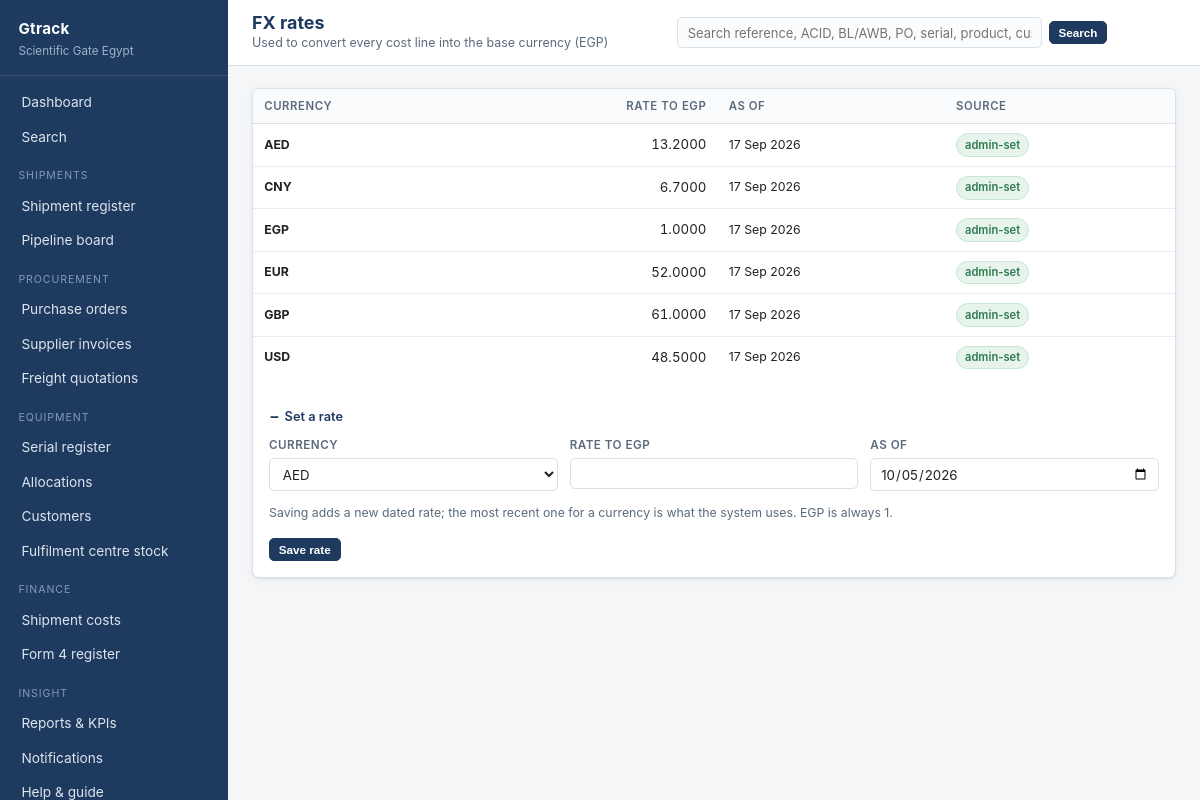
Page /admin/fx-rates (signed in) on the committed database.
### app/models.py (models this page shows, shortened)
class User(UserMixin, db.Model):
    __tablename__ = "users"
    id = db.Column(db.Integer, primary_key=True)
    name = db.Column(db.String(120), nullable=False)
    email = db.Column(db.String(160), unique=True, nullable=False)
    password_hash = db.Column(db.String(256))
    role_id = db.Column(db.Integer, db.ForeignKey("roles.id"))
    phone = db.Column(db.String(40))
    language = db.Column(db.String(5), default="en")   # "en" or "ar"
    is_active_flag = db.Column(db.Boolean, default=True)
    last_login = db.Column(db.DateTime)
    created_at = db.Column(db.DateTime, default=datetime.utcnow)
    role = db.relationship("Role", back_populates="users")
    customers = db.relationship("Customer", back_populates="sales_owner")
    @property
    def is_active(self):
        return bool(self.is_active_flag)
    def can(self, perm):
        return bool(self.role and self.role.has(perm))

class ExchangeRate(db.Model):
    __tablename__ = "exchange_rates"
    id = db.Column(db.Integer, primary_key=True)
    code = db.Column(db.String(8), nullable=False)
    rate_to_base = db.Column(db.Float, nullable=False)  # base = EGP
    rate_date = db.Column(db.Date, default=date.today)

### app/views/admin.py (the view, shortened to what this page needs)
@bp.route("/fx-rates", methods=["GET", "POST"])
@permission_required("*")
def fx_rates():
    all_codes = sorted({c for c, in db.session.query(ExchangeRate.code).distinct()} | set(FX_RATES))
    current = {}
    history = {}
    for code in all_codes:
        rows = (ExchangeRate.query.filter_by(code=code)
                .order_by(ExchangeRate.rate_date.desc(), ExchangeRate.id.desc()).all())
        history[code] = rows
        current[code] = rows[0] if rows else None
    return render_template("admin/fx_rates.html", codes=all_codes, current=current,
                           history=history, defaults=FX_RATES, today=date.today().isoformat())

### app/__init__.py (called while the page is built)
@login_manager.user_loader
def load_user(user_id):
    return db.session.get(User, int(user_id))

### app/auth.py (called while the page is built)
def permission_required(perm):
    def decorator(f):
        @wraps(f)
        @login_required
        def wrapper(*args, **kwargs):
            if not current_user.can(perm):
                abort(403)
            return f(*args, **kwargs)
        return wrapper
    return decorator

### app/i18n.py (called while the page is built, shortened)
def get_locale():
    if not has_request_context():
        return DEFAULT_LANGUAGE
    try:
        if current_user.is_authenticated and getattr(current_user, "language", None):
            if current_user.language in LANGUAGES:
                return current_user.language
    except Exception:
        pass
    lang = session.get("language")
    return lang if lang in LANGUAGES else DEFAULT_LANGUAGE

def is_rtl():
    return get_locale() in RTL_LANGUAGES

def direction():
    return "rtl" if is_rtl() else "ltr"

def t(text, **kwargs):
    if text is None:
        return ""
    lang = get_locale()
    entry = TRANSLATIONS.get(str(text))
    if entry:
        out = entry.get(lang) or entry.get("en") or text
    else:
        out = text
    if kwargs:
        try:
            out = out.format(**kwargs)
        except (KeyError, IndexError, ValueError):
            pass
    return out

def format_date(value, with_time=False):
    if not value:
        return "—"
    return value.strftime("%d %b %Y, %H:%M" if with_time and hasattr(value, "hour")
                          else "%d %b %Y")

### app/models.py (called while the page is built)
    def perm_list(self):
        return [p.strip() for p in (self.permissions or "").split(",") if p.strip()]

    def has(self, perm):
        perms = self.perm_list()
        return "*" in perms or perm in perms

    @property
    def name_label(self):
        from .i18n import t
        return t(self.role_name)

### app/templates/admin/fx_rates.html (shortened to what this page needs)
{% extends "base.html" %}
{% block heading %}{{ t("FX rates") }}{% endblock %}
{% block crumb %}{{ t("Used to convert every cost line into the base currency (EGP)") }}{% endblock %}
{% block content %}
<div class="card">
  <div class="table-wrap">
    <table>
      <thead><tr><th>{{ t("Currency") }}</th><th class="num">{{ t("Rate to EGP") }}</th><th>{{ t("As of") }}</th><th>{{ t("Source") }}</th></tr></thead>
      <tbody>
      {% for code in codes %}
        <tr>
          <td class="small"><strong>{{ code }}</strong></td>
          <td class="num">
            {% if current[code] %}{{ "%.4f"|format(current[code].rate_to_base) }}{% else %}{{ "%.4f"|format(defaults.get(code, 1.0)) }}{% endif %}
          </td>
          <td class="small nowrap">
            {% if current[code] %}{{ current[code].rate_date | shortdate }}{% else %}—{% endif %}
          </td>
          <td class="small">
            {% if current[code] %}<span class="pill green">{{ t("admin-set") }}</span>{% else %}<span class="pill grey">{{ t("indicative default") }}</span>{% endif %}
          </td>
        </tr>
      {% endfor %}
      </tbody>
    </table>
  </div>
  <div class="card-body">
    <details class="inline-add" style="border:none;padding:0" open>
      <summary>{{ t("Set a rate") }}</summary>
      <form method="post" style="margin-top:.6rem">
        <div class="grid c3">
          <div class="field">
            <label>{{ t("Currency") }}</label>
            <select name="code" required>
              {% for code in codes %}<option value="{{ code }}">{{ code }}</option>{% endfor %}
            </select>
          </div>
          <div class="field"><label>{{ t("Rate to EGP") }}</label><input type="number" step="0.0001" min="0" name="rate_to_base" required></div>
          <div class="field"><label>{{ t("As of") }}</label><input type="date" name="rate_date" value="{{ today }}"></div>
        </div>
        <p class="small muted">{{ t("Saving adds a new dated rate; the most recent one for a currency is what the system uses. EGP is always 1.") }}</p>
        <div class="btn-row mt1"><button class="btn sm" type="submit">{{ t("Save rate") }}</button></div>
      </form>
    </details>
  </div>
</div>
{% endblock %}

### app/templates/base.html (shortened to what this page needs)
<!doctype html>
<html lang="{{ locale }}" dir="{{ direction }}">
<head>
  <link rel="stylesheet" href="{{ url_for('static', filename='style.css') }}">
</head>
<body>
<div class="shell">
  <aside class="sidebar">
    <div class="brand">
      <div class="co">{{ app_name }}</div>
      <div class="sub">{{ org_name }}</div>
    </div>
    <nav class="nav">
      <a href="{{ url_for('dashboard.index') }}" class="{{ 'active' if (request.endpoint or '') == 'dashboard.index' }}">{{ t("Dashboard") }}</a>
      <a href="{{ url_for('search.index') }}" class="{{ 'active' if (request.endpoint or '') == 'search.index' }}">{{ t("Search") }}</a>
      <div class="group">{{ t("Shipments") }}</div>
      <a href="{{ url_for('shipments.index') }}" class="{{ 'active' if (request.endpoint or '') == 'shipments.index' }}">{{ t("Shipment register") }}</a>
      <a href="{{ url_for('shipments.board') }}" class="{{ 'active' if (request.endpoint or '') == 'shipments.board' }}">{{ t("Pipeline board") }}</a>
      {% if current_user.can('view_all') %}
      <div class="group">{{ t("Procurement") }}</div>
      <a href="{{ url_for('purchase_orders.index') }}" class="{{ 'active' if 'purchase_orders' in (request.endpoint or '') }}">{{ t("Purchase orders") }}</a>
      <a href="{{ url_for('finance.invoices') }}" class="{{ 'active' if (request.endpoint or '') == 'finance.invoices' }}">{{ t("Supplier invoices") }}</a>
      <a href="{{ url_for('finance.quotations') }}" class="{{ 'active' if (request.endpoint or '') == 'finance.quotations' }}">{{ t("Freight quotations") }}</a>
      {% endif %}
      <div class="group">{{ t("Equipment") }}</div>
      <a href="{{ url_for('assets.index') }}" class="{{ 'active' if (request.endpoint or '') == 'assets.index' }}">{{ t("Serial register") }}</a>
      <a href="{{ url_for('assets.allocations') }}" class="{{ 'active' if (request.endpoint or '') == 'assets.allocations' }}">{{ t("Allocations") }}</a>
      <a href="{{ url_for('assets.customers') }}" class="{{ 'active' if (request.endpoint or '') == 'assets.customers' }}">{{ t("Customers") }}</a>
      {% if current_user.can('view_all') %}
      <a href="{{ url_for('assets.hub_stock') }}" class="{{ 'active' if (request.endpoint or '') == 'assets.hub_stock' }}">{{ t("Fulfilment centre stock") }}</a>
      {% endif %}
      {% if current_user.can('view_all') or current_user.can('edit_cost') %}
      <div class="group">{{ t("Finance") }}</div>
      <a href="{{ url_for('finance.costs') }}" class="{{ 'active' if (request.endpoint or '') == 'finance.costs' }}">{{ t("Shipment costs") }}</a>
      <a href="{{ url_for('finance.bank_registrations') }}" class="{{ 'active' if (request.endpoint or '') == 'finance.bank_registrations' }}">{{ t("Form 4 register") }}</a>
      {% endif %}
      <div class="group">{{ t("Insight") }}</div>
      {% if current_user.can('view_reports') %}
      <a href="{{ url_for('reports.index') }}" class="{{ 'active' if (request.endpoint or '') == 'reports.index' }}">{{ t("Reports & KPIs") }}</a>
      {% endif %}
      <a href="{{ url_for('admin.notifications') }}" class="{{ 'active' if (request.endpoint or '') == 'admin.notifications' }}">{{ t("Notifications") }}</a>
      <a href="{{ url_for('help.index') }}" class="{{ 'active' if (request.endpoint or '') == 'help.index' }}">{{ t("Help & guide") }}</a>
    </nav>
  </aside>
  <div class="main">
    <div class="topbar">
      <div style="min-width:0">
        <h1 style="font-size:1.12rem;margin:0">{% block heading %}{% endblock %}</h1>
        <div class="crumb">{% block crumb %}{% endblock %}</div>
      </div>
      <form method="get" action="{{ url_for('search.index') }}" class="topsearch">
        <input type="text" name="q" value="{{ request.args.get('q', '') if (request.endpoint or '') == 'search.index' }}"
               placeholder="{{ t('Search reference, ACID, BL/AWB, PO, serial, product, customer…') }}"
               aria-label="{{ t('Search') }}">
        <button class="btn sm" type="submit">{{ t("Search") }}</button>
      </form>
    </div>
    <div class="content">
      {% block content %}{% endblock %}
    </div>
  </div>
</div>
</body>
</html>

### app/static/style.css (style rules this page uses)
:root { --navy:#1f3a5f; --navy-dark:#152a45; --maroon:#8a2f2f; --olive:#4a5a3a; --amber:#c07a1f; --green:#2f7a4f; --ink:#222; --muted:#5b6b7c; --line:#d9e0e7; --line-soft:#e8edf1; --bg:#f4f6f8; --card:#fff; --radius:7px; --shadow:0 1px 2px rgba(16,32,52,.06), 0 2px 8px rgba(16,32,52,.05); }
* { box-sizing:border-box }
body { margin:0;font:14px/1.5 -apple-system,BlinkMacSystemFont,"Segoe UI",Roboto,Helvetica,Arial,sans-serif; color:var(--ink);background:var(--bg);-webkit-font-smoothing:antialiased }
a { color:var(--navy);text-decoration:none }
h1,h2,h3,h4 { margin:0 0 .5rem;line-height:1.25 }
h1 { font-size:1.5rem;color:var(--navy) }
.shell { display:flex;min-height:100vh }
.sidebar { width:228px;flex:0 0 228px;background:var(--navy);color:#dbe4ee;display:flex;flex-direction:column;position:sticky;top:0;height:100vh;overflow-y:auto }
.brand { padding:1.1rem 1.15rem .9rem;border-bottom:1px solid rgba(255,255,255,.11) }
.brand .co { font-weight:700;color:#fff;font-size:.95rem;letter-spacing:.02em }
.brand .sub { font-size:.73rem;color:#9db2cb;margin-top:.15rem }
.nav { padding:.6rem 0;flex:1 }
.nav .group { font-size:.66rem;text-transform:uppercase;letter-spacing:.09em;color:#7f9ab8;padding:.85rem 1.15rem .3rem }
.nav a { display:block;padding:.44rem 1.15rem;color:#dbe4ee;font-size:.855rem;border-left:3px solid transparent }
.main { flex:1;min-width:0;display:flex;flex-direction:column }
.topbar { background:#fff;border-bottom:1px solid var(--line);padding:.75rem 1.5rem;display:flex; align-items:center;gap:1rem;justify-content:space-between;position:sticky;top:0;z-index:20 }
.topbar .crumb { font-size:.78rem;color:var(--muted) }
.content { padding:1.35rem 1.5rem 3rem;flex:1 }
.card { background:var(--card);border:1px solid var(--line);border-radius:var(--radius); box-shadow:var(--shadow);margin-bottom:1.15rem;overflow:hidden }
.card-body { padding:1rem }
table { width:100%;border-collapse:collapse;font-size:.83rem }
th { text-align:left;font-weight:600;color:var(--muted);font-size:.71rem;text-transform:uppercase; letter-spacing:.05em;padding:.55rem .7rem;border-bottom:1px solid var(--line);background:#fafbfc;white-space:nowrap }
td { padding:.55rem .7rem;border-bottom:1px solid var(--line-soft);vertical-align:middle }
tbody tr:last-child td { border-bottom:none }
.num { text-align:right;font-variant-numeric:tabular-nums;white-space:nowrap }
.nowrap { white-space:nowrap }
.table-wrap { overflow-x:auto }
.pill { display:inline-block;padding:.16rem .5rem;border-radius:99px;font-size:.7rem;font-weight:600; white-space:nowrap;border:1px solid transparent }
.pill.green { background:#e6f4ec;color:var(--green);border-color:#c6e5d3 }
.btn { display:inline-block;padding:.42rem .8rem;border-radius:5px;border:1px solid var(--navy); background:var(--navy);color:#fff;font-size:.8rem;font-weight:600;cursor:pointer;text-align:center }
.btn.sm { padding:.25rem .55rem;font-size:.73rem }
.btn-row { display:flex;gap:.45rem;flex-wrap:wrap;align-items:center }
label { display:block;font-size:.73rem;font-weight:600;color:var(--muted);margin-bottom:.22rem; text-transform:uppercase;letter-spacing:.04em }
input[type=text],input[type=email],input[type=password],input[type=number],input[type=date], input[type=file],select,textarea { width:100%;padding:.42rem .55rem;border:1px solid var(--line);border-radius:5px;font-size:.83rem; font-family:inherit;background:#fff;color:var(--ink) }
.grid { display:grid;gap:.75rem }
.grid.c3 { grid-template-columns:repeat(3,minmax(0,1fr)) }
.field { min-width:0 }
.muted { color:var(--muted) }
.small { font-size:.77rem }
.mt1 { margin-top:1rem }
details.inline-add { margin-top:.75rem;border-top:1px dashed var(--line);padding-top:.75rem }
details.inline-add summary { cursor:pointer;font-size:.8rem;font-weight:600;color:var(--navy); list-style:none;display:inline-flex;align-items:center;gap:.3rem }
details.inline-add summary::before { content:"+";font-size:1rem;line-height:1 }
details.inline-add[open] summary::before { content:"−" }
.topsearch { display:flex;gap:.4rem;align-items:center;flex:1;max-width:430px;min-width:0 }
.topsearch input { flex:1;min-width:0;padding:.38rem .6rem;font-size:.81rem; border:1px solid var(--line);border-radius:5px;background:#fbfcfd }

### rows in the picture
User: is_active_flag+language "Dashboard", is_active_flag+language "Search", is_active_flag+language "SHIPMENTS", is_active_flag+language "Shipment register", is_active_flag+language "Pipeline board", is_active_flag+language "PROCUREMENT", is_active_flag+language "Purchase orders", is_active_flag+language "Supplier invoices", is_active_flag+language "Freight quotations", is_active_flag+language "EQUIPMENT", is_active_flag+language "Serial register", is_active_flag+language "Allocations", is_active_flag+language "Customers", is_active_flag+language "Fulfilment centre stock", is_active_flag+language "FINANCE", is_active_flag+language "Shipment costs", is_active_flag+language "Form 4 register", is_active_flag+language "INSIGHT", is_active_flag+language "Reports & KPIs", is_active_flag+language "Notifications", is_active_flag+language "Help & guide", is_active_flag+language "FX rates", is_active_flag+language "Used to convert every cost line into the base currency (EGP)", q "Search reference, ACID, BL/AWB, PO, serial, product, customer…", is_active_flag+language "CURRENCY", is_active_flag+language "RATE TO EGP", is_active_flag+language "AS OF", is_active_flag+language "SOURCE", is_active_flag+language "admin-set", is_active_flag+language "Set a rate", is_active_flag+language "Saving adds a new dated rate; the most recent one for a currency is what the system uses. EGP is always 1.", is_active_flag+language "Save rate"
ExchangeRate: code "AED", rate_to_base "13.2000", rate_date.language "17 Sep 2026"
ExchangeRate: code "CNY", rate_to_base "6.7000", rate_date.language "17 Sep 2026"
ExchangeRate: code "EGP", rate_to_base "1.0000", rate_date.language "17 Sep 2026"
ExchangeRate: code "EUR", rate_to_base "52.0000", rate_date.language "17 Sep 2026"
ExchangeRate: code "GBP", rate_to_base "61.0000", rate_date.language "17 Sep 2026"
ExchangeRate: code "USD", rate_to_base "48.5000", rate_date.language "17 Sep 2026"

### other values in the picture
{{ app_name }} "Gtrack"
{{ org_name }} "Scientific Gate Egypt"
form field code "AED"
